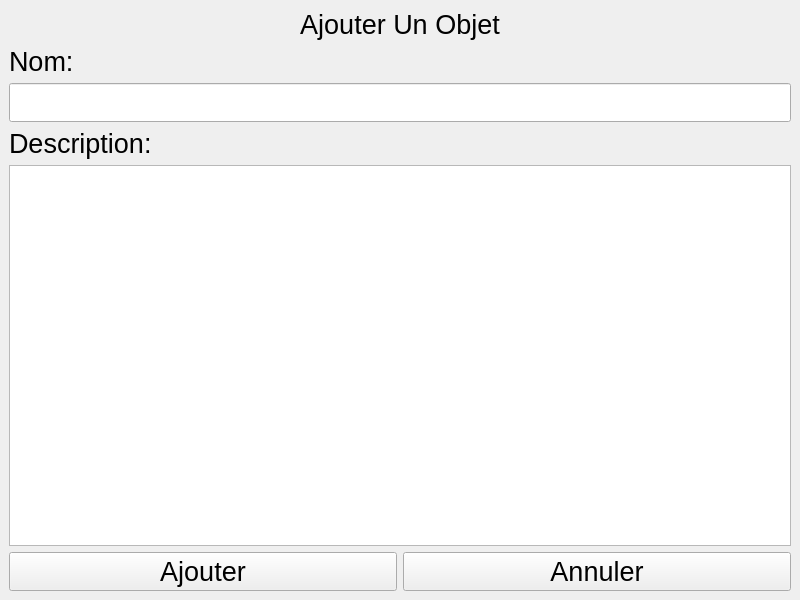
<?xml version="1.0" encoding="UTF-8"?>
<ui version="4.0">
 <class>MainWindow</class>
 <widget class="QMainWindow" name="MainWindow">
  <property name="geometry">
   <rect>
    <x>0</x>
    <y>0</y>
    <width>800</width>
    <height>600</height>
   </rect>
  </property>
  <property name="windowTitle">
   <string>MainWindow</string>
  </property>
  <widget class="QWidget" name="centralwidget">
   <layout class="QGridLayout" name="gridLayout_2">
    <item row="0" column="0" colspan="2">
     <widget class="QLabel" name="label_ajouter_item">
      <property name="font">
       <font>
        <pointsize>20</pointsize>
       </font>
      </property>
      <property name="text">
       <string>Ajouter Un Objet</string>
      </property>
      <property name="alignment">
       <set>Qt::AlignCenter</set>
      </property>
     </widget>
    </item>
    <item row="5" column="1">
     <widget class="QPushButton" name="bouton_annuler">
      <property name="font">
       <font>
        <pointsize>20</pointsize>
       </font>
      </property>
      <property name="text">
       <string>Annuler</string>
      </property>
     </widget>
    </item>
    <item row="3" column="0">
     <widget class="QLabel" name="label_description">
      <property name="font">
       <font>
        <pointsize>20</pointsize>
       </font>
      </property>
      <property name="text">
       <string>Description:</string>
      </property>
     </widget>
    </item>
    <item row="2" column="0" colspan="2">
     <widget class="QLineEdit" name="champ_texte_nom">
      <property name="font">
       <font>
        <pointsize>20</pointsize>
       </font>
      </property>
     </widget>
    </item>
    <item row="5" column="0">
     <widget class="QPushButton" name="bouton_ajouter">
      <property name="font">
       <font>
        <pointsize>20</pointsize>
       </font>
      </property>
      <property name="text">
       <string>Ajouter</string>
      </property>
     </widget>
    </item>
    <item row="4" column="0" colspan="2">
     <widget class="QPlainTextEdit" name="champ_texte_description">
      <property name="font">
       <font>
        <pointsize>20</pointsize>
       </font>
      </property>
     </widget>
    </item>
    <item row="1" column="0">
     <widget class="QLabel" name="label_nom">
      <property name="font">
       <font>
        <pointsize>20</pointsize>
       </font>
      </property>
      <property name="text">
       <string>Nom:</string>
      </property>
     </widget>
    </item>
   </layout>
  </widget>
 </widget>
 <resources/>
 <connections/>
</ui>
